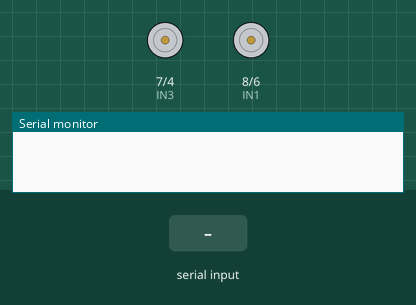
Bench run of a sketch on a simulated Arduino Uno, built with avr-gcc and run on an emulated ATmega328P. Parts: motor-driver pin pairs drawn as motors (green arrow = first pin HIGH = forward, orange = second pin HIGH = backward, longer = more drive), the last lines printed to the serial monitor. The inputs (shaded band) are chosen by the test bench.

Above: at 1.2 s.
1.3 s: "F" received over Serial
At 2.1 s:
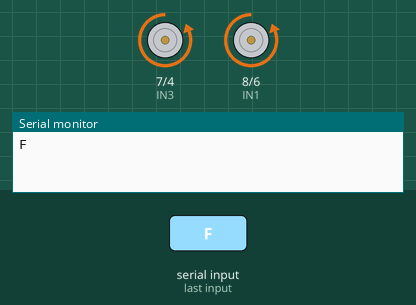
2.8 s: "B" received over Serial
At 3.2 s:
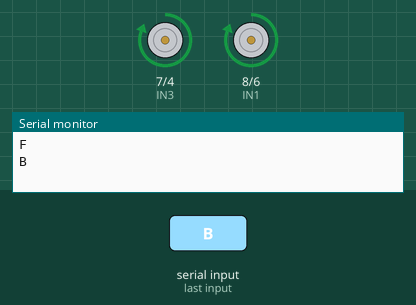
4.3 s: "L" received over Serial
At 5.5 s:
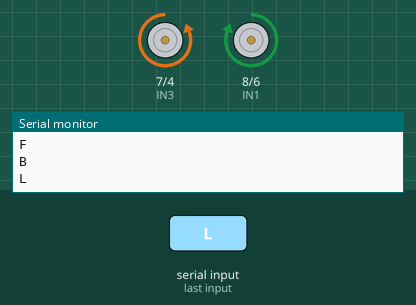
5.8 s: "R" received over Serial
At 6.7 s:
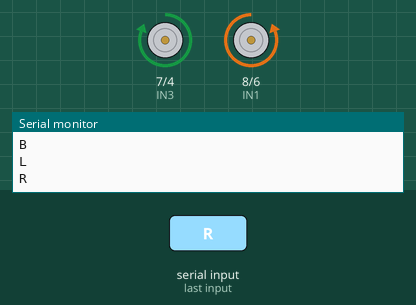
Timing chart, 0 to 8.3 s (numbered marks = the images above; inputs shaded):
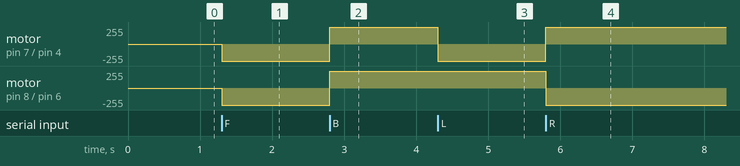

The sketch:

mini_tank_arduino.ino
```cpp
char val;
int IN1 = 8;
int IN2 = 6;
int IN3 = 7;
int IN4 = 4;
void setup(){
  pinMode(IN1, OUTPUT);
  pinMode(IN2, OUTPUT);
  pinMode(IN3, OUTPUT);
  pinMode(IN4, OUTPUT);
  Serial.begin(9600);
}
void loop(){
  if (Serial.available()) {
    val = Serial.read();
    Serial.println(val);
    if(val == 'S'){
      stopMotor();
     }
    if(val == 'F'){
      forward();
     }
    if(val == 'B'){
      backward();
     }
    if(val == 'L'){
      turnLeft();
     }
    if(val == 'R'){
      turnRight();
     }
  }
}

void forward()
{
  digitalWrite(IN1, LOW);
  digitalWrite(IN2, HIGH);
  digitalWrite(IN3, LOW);
  digitalWrite(IN4, HIGH);
}

void turnLeft()
{
  digitalWrite(IN1, HIGH);
  digitalWrite(IN2, LOW);
  digitalWrite(IN3, LOW);
  digitalWrite(IN4, HIGH);
}

void turnRight()
{
  digitalWrite(IN1, LOW);
  digitalWrite(IN2, HIGH);
  digitalWrite(IN3, HIGH);
  digitalWrite(IN4, LOW);
}

void backward()
{
  digitalWrite(IN1, HIGH);
  digitalWrite(IN2, LOW);
  digitalWrite(IN3, HIGH);
  digitalWrite(IN4, LOW);
}

void stopMotor()
{
    digitalWrite(IN1, LOW);
    digitalWrite(IN2, LOW);
    digitalWrite(IN3, LOW);
    digitalWrite(IN4, LOW);
}
```

Measured:
- after the input at 1.3 s, motor on pin 7 (IN3) / pin 4 (IN4), motor on pin 8 (IN1) / pin 6 (IN2): stopped → backward 255/255 at once
- after the input at 2.8 s, motor on pin 7 (IN3) / pin 4 (IN4), motor on pin 8 (IN1) / pin 6 (IN2): backward 255/255 → forward 255/255 at once
- after the input at 4.3 s, motor on pin 7 (IN3) / pin 4 (IN4): forward 255/255 → backward 255/255 at once
- after the input at 5.8 s, motor on pin 7 (IN3) / pin 4 (IN4): backward 255/255 → forward 255/255 at once; motor on pin 8 (IN1) / pin 6 (IN2): forward 255/255 → backward 255/255 at once
